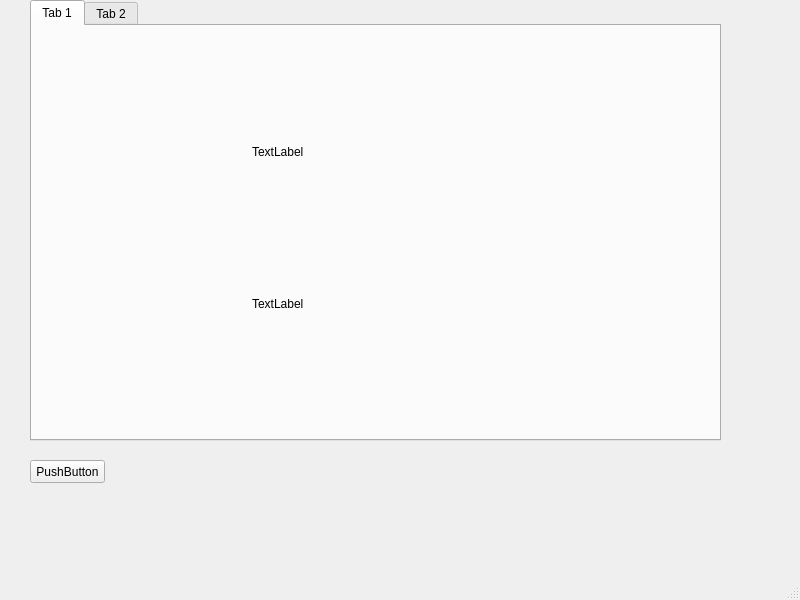
<?xml version="1.0" encoding="UTF-8"?>
<ui version="4.0">
 <class>MainWindow</class>
 <widget class="QMainWindow" name="MainWindow">
  <property name="geometry">
   <rect>
    <x>0</x>
    <y>0</y>
    <width>800</width>
    <height>600</height>
   </rect>
  </property>
  <property name="windowTitle">
   <string>MainWindow</string>
  </property>
  <widget class="QWidget" name="centralwidget">
   <widget class="QTabWidget" name="tabWidget">
    <property name="geometry">
     <rect>
      <x>30</x>
      <y>0</y>
      <width>691</width>
      <height>441</height>
     </rect>
    </property>
    <widget class="QWidget" name="tab">
     <attribute name="title">
      <string>Tab 1</string>
     </attribute>
     <widget class="QLabel" name="Animacion">
      <property name="geometry">
       <rect>
        <x>220</x>
        <y>40</y>
        <width>231</width>
        <height>171</height>
       </rect>
      </property>
      <property name="text">
       <string>TextLabel</string>
      </property>
     </widget>
     <widget class="QLabel" name="Estatus">
      <property name="geometry">
       <rect>
        <x>220</x>
        <y>270</y>
        <width>271</width>
        <height>16</height>
       </rect>
      </property>
      <property name="text">
       <string>TextLabel</string>
      </property>
     </widget>
    </widget>
    <widget class="QWidget" name="tab_2">
     <attribute name="title">
      <string>Tab 2</string>
     </attribute>
    </widget>
   </widget>
   <widget class="QPushButton" name="Iniciar">
    <property name="geometry">
     <rect>
      <x>30</x>
      <y>460</y>
      <width>75</width>
      <height>23</height>
     </rect>
    </property>
    <property name="text">
     <string>PushButton</string>
    </property>
   </widget>
  </widget>
  <widget class="QMenuBar" name="menubar">
   <property name="geometry">
    <rect>
     <x>0</x>
     <y>0</y>
     <width>800</width>
     <height>21</height>
    </rect>
   </property>
  </widget>
  <widget class="QStatusBar" name="statusbar"/>
 </widget>
 <resources/>
 <connections/>
</ui>
